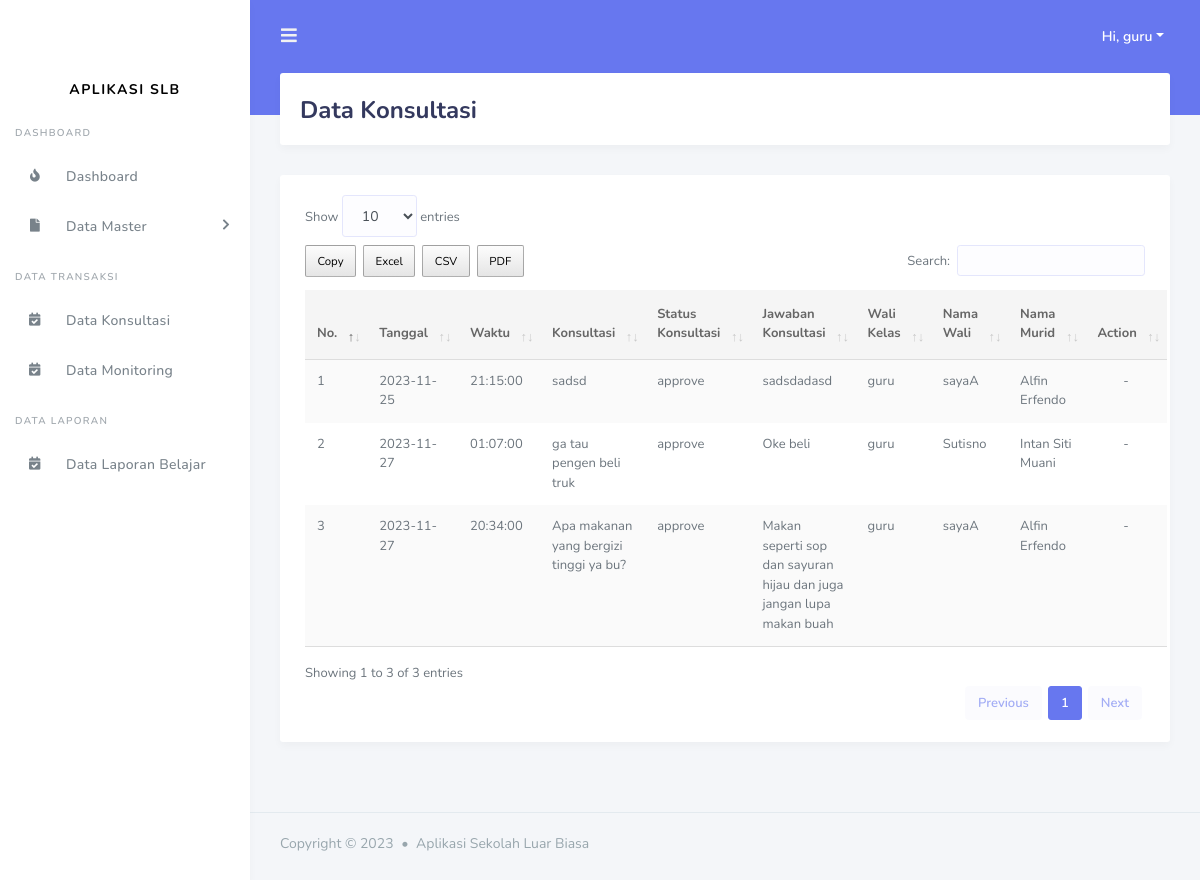
/guru/data_konsultasi.php (signed in), run on the app's committed database.
### tables this page shows
CREATE TABLE `tbl_konsultasi` (
  `id_konsultasi` int(11) NOT NULL,
  `tanggal_konsultasi` date NOT NULL,
  `jam_konsultasi` time NOT NULL,
  `konsultasi` varchar(255) NOT NULL,
  `status_konsultasi` enum('diajukan','approve','ditunda') NOT NULL,
  `jawaban_konsultasi` varchar(255) DEFAULT NULL,
  `id_users` int(11) NOT NULL,
  `id_wali_murid` int(11) NOT NULL
);

CREATE TABLE `tbl_users` (
  `id_users` int(11) NOT NULL,
  `nama_users` varchar(255) DEFAULT NULL,
  `alamat_users` varchar(255) DEFAULT NULL,
  `email_users` varchar(200) DEFAULT NULL,
  `no_telp_users` varchar(15) DEFAULT NULL,
  `hak_akses` enum('kepala sekolah','admin','guru') DEFAULT NULL,
  `username` varchar(255) DEFAULT NULL,
  `password` varchar(255) DEFAULT NULL,
  `status` enum('aktiv','non-aktiv') DEFAULT NULL
);

CREATE TABLE `tbl_wali_murid` (
  `id_wali_murid` int(11) NOT NULL,
  `nama_ayah` varchar(200) NOT NULL,
  `nama_ibu` varchar(200) NOT NULL,
  `pekerjaan_ayah` varchar(200) DEFAULT NULL,
  `pekerjaan_ibu` varchar(200) DEFAULT NULL,
  `alamat` varchar(255) NOT NULL,
  `no_telp` varchar(15) NOT NULL,
  `email` varchar(200) NOT NULL,
  `username` varchar(200) NOT NULL,
  `password` varchar(200) NOT NULL,
  `id_murid` int(11) NOT NULL
);

CREATE TABLE `tbl_murid` (
  `id_murid` int(11) NOT NULL,
  `nik` varchar(100) NOT NULL,
  `nama` varchar(200) NOT NULL,
  `jenis_kelamin` varchar(100) NOT NULL,
  `tempat_lahir` varchar(100) NOT NULL,
  `tanggal_lahir` date NOT NULL,
  `gambar` varchar(200) NOT NULL,
  `alamat` varchar(200) NOT NULL,
  `agama` varchar(200) NOT NULL DEFAULT 'admin',
  `status_murid` enum('menunggu hasil','diterima','tidak') NOT NULL DEFAULT 'diterima'
);

### guru/data_konsultasi.php (the view, shortened to what this page needs)
<?php
include('../template/header.php');
include('../template/sidebar.php');
$id_users = $_SESSION['id_users'];
?>
<div class="main-content">
  <section class="section">
    <div class="section-header">
      <h1>Data Konsultasi</h1>
    </div>
    <div class="section-body">
      <div class="card table-responsive">
        <div class="card-body ">
            <table id="table" class="table table-striped table-hover" cellspacing="0" width="100%">
                <thead >
                    <tr >
                        <th width = "5%">No.</th>
                        <th>Tanggal</th>
                        <th>Waktu</th>
                        <th>Konsultasi</th>
                        <th>Status Konsultasi</th>
                        <th>Jawaban Konsultasi</th>
                        <th>Wali Kelas</th>
                        <th>Nama Wali</th>
                        <th>Nama Murid</th>
                        <th class="text-center" width = "20%">Action</th>
                    </tr>
                </thead>
                <tbody>
                    <?php
                            $query = "SELECT * FROM tbl_konsultasi tk INNER JOIN tbl_users tu ON tk.id_users = tu.id_users INNER JOIN tbl_wali_murid twm on twm.id_wali_murid = tk.id_wali_murid INNER JOIN tbl_murid tm on tm.id_murid = twm.id_murid where tu.id_users = $id_users";
                            $result_tasks = mysqli_query($conn, $query);
                            $no = 1;
                            while($row = mysqli_fetch_assoc($result_tasks)) { ?>
                        <tr>
                            <td><?= $no++ ?></td>
                            <td><?= $row['tanggal_konsultasi']?></td>
                            <td><?= $row['jam_konsultasi']?></td>
                            <td><?= $row['konsultasi']?></td>
                            <td><?= $row['status_konsultasi']?></td>
                            <td><?= $row['jawaban_konsultasi']?></td>
                            <td><?= $row['nama_users']?></td>
                            <td><?= $row['nama_ayah']?></td>
                            <td><?= $row['nama']?></td>
                            <?php if ( $row['status_konsultasi'] != 'approve') { ?>
                                <td class ="text-center">
                                    <button type="button" class="btn btn-primary btn-sm" data-toggle="modal" data-target="#updatedata<?= $row['id_konsultasi'] ?>">
                                    <i class="fas fa-edit"></i>
                                    </button>
                                </td>
                            <?php }else{ ?>
                                <td class ="text-center">-</td>
                            <?php } ?>
                        </tr>
                    <?php } ?>
                </tbody>
            </table>
        </div>
      </div>
    </div>
  </section>
</div>
<?php include('../template/footer.php'); ?>

### data on the page
tbl_konsultasi: tanggal_konsultasi "2023-11-25", jam_konsultasi "21:15:00", konsultasi "sadsd", status_konsultasi "approve", jawaban_konsultasi "sadsdadasd", id_users.nama_users "guru", id_wali_murid.nama_ayah "sayaA", tbl_murid.nama "Alfin Erfendo"
tbl_konsultasi: tanggal_konsultasi "2023-11-27", jam_konsultasi "01:07:00", konsultasi "ga tau pengen beli truk", status_konsultasi "approve", jawaban_konsultasi "Oke beli", id_users.nama_users "guru", id_wali_murid.nama_ayah "Sutisno", tbl_murid.nama "Intan Siti Muani"
tbl_konsultasi: tanggal_konsultasi "2023-11-27", jam_konsultasi "20:34:00", konsultasi "Apa makanan yang bergizi tinggi ya bu?", status_konsultasi "approve", jawaban_konsultasi "Makan seperti sop dan sayuran hijau dan juga jangan lupa makan buah", id_users.nama_users "guru", id_wali_murid.nama_ayah "sayaA", tbl_murid.nama "Alfin Erfendo"

### other printed values
$_SESSION['nama_users'] "guru"
